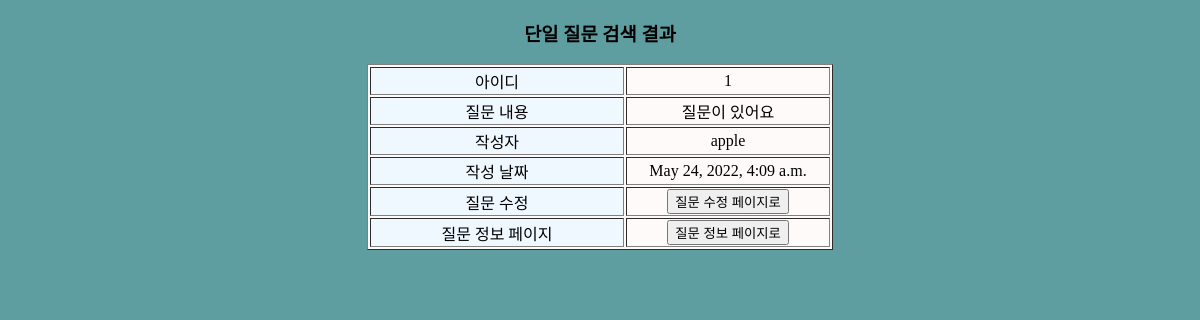
Screenshot of /question/q_one22/1 with the database file from the repository.
### member/models.py (models this page shows)
class Question(models.Model):
    question_text = models.CharField(max_length=500)
    question_writer = models.CharField(default='blank', max_length=500)
    pub_date = models.DateTimeField(default=datetime.now, blank=True)
    def __str__(self):
        return str(self.id) + ", " + \
               self.question_text + ", " + \
               self.question_writer + ", " + \
               str(self.pub_date)

### member/views.py (the view)
# urls.py: path('question/q_one22/<id>', member.views.q_one22),
def q_one22(req, id):
    one = Question.objects.get(id = id)
    print('db검색한 결과: ', one)
    result = {'one' : one}
    return render(req, 'question/q_one2.html', context=result)

### templates/question/q_one2.html (shortened to what this page needs)
<!DOCTYPE html>
<html lang="utf-8">
<head>
</head>
<body bgcolor=#e9967a>
<h3>단일 질문 검색 결과</h3>
<table border="1">
    <tr>
        <td class="c1">아이디</td>
        <td width="200">
            {{ one.id }}
        </td>
    </tr>
    <tr>
        <td class="c1">질문 내용</td>
        <td width="200">
            {{ one.question_text }}
        </td>
    </tr>
    <tr>
        <td class="c1">작성자</td>
        <td width="200">
            {{ one.question_writer }}
        </td>
    </tr>
    <tr>
        <td class="c1">작성 날짜</td>
        <td width="200">
            {{ one.pub_date }}
        </td>
    </tr>
    <tr>
        <td class="c1">질문 수정</td>
        <td colspan="2">
            <a href="/question/q_update/{{ one.id }}">
                <button>질문 수정 페이지로</button>
            </a>
        </td>
    </tr>
    <tr>
        <td class="c1">질문 정보 페이지</td>
        <td colspan="2">
            <a href="/question">
                <button>질문 정보 페이지로</button>
            </a>
        </td>
    </tr>
</table>
</body>
</html>

### templates/question/q_one2.html (style rules this page uses)
* { text-align: center; }
body { background: cadetblue; }
td { text-align: center; }
table { background: snow; margin-left:auto; margin-right:auto; }
.c1 { background: aliceblue; width: 250px; }

### rows the page displays
Question: id "1", question_text "질문이 있어요", question_writer "apple", pub_date "May 24, 2022, 4:09 a.m."
